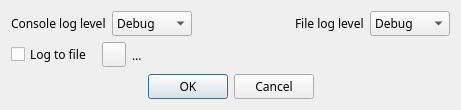
<?xml version="1.0" encoding="UTF-8"?>
<ui version="4.0">
 <class>LoggingDialog</class>
 <widget class="QDialog" name="LoggingDialog">
  <property name="geometry">
   <rect>
    <x>0</x>
    <y>0</y>
    <width>461</width>
    <height>110</height>
   </rect>
  </property>
  <property name="font">
   <font>
    <family>Sans Serif</family>
    <pointsize>9</pointsize>
   </font>
  </property>
  <property name="windowTitle">
   <string>Logging settings</string>
  </property>
  <layout class="QVBoxLayout" name="verticalLayout">
   <item>
    <layout class="QHBoxLayout" name="levelLayout">
     <item>
      <widget class="QLabel" name="consoleLevelLabel">
       <property name="text">
        <string>Console log level</string>
       </property>
      </widget>
     </item>
     <item>
      <widget class="QComboBox" name="consoleLevel">
       <property name="minimumSize">
        <size>
         <width>80</width>
         <height>0</height>
        </size>
       </property>
       <property name="toolTip">
        <string>Choose minimum message severity level for logging to console</string>
       </property>
       <item>
        <property name="text">
         <string>Debug</string>
        </property>
       </item>
       <item>
        <property name="text">
         <string>Info</string>
        </property>
       </item>
       <item>
        <property name="text">
         <string>Warning</string>
        </property>
       </item>
       <item>
        <property name="text">
         <string>Error</string>
        </property>
       </item>
      </widget>
     </item>
     <item>
      <spacer name="horizontalSpacer">
       <property name="orientation">
        <enum>Qt::Horizontal</enum>
       </property>
       <property name="sizeHint" stdset="0">
        <size>
         <width>40</width>
         <height>20</height>
        </size>
       </property>
      </spacer>
     </item>
     <item>
      <widget class="QLabel" name="fileLevelLabel">
       <property name="text">
        <string>File log level</string>
       </property>
      </widget>
     </item>
     <item>
      <widget class="QComboBox" name="fileLevel">
       <property name="minimumSize">
        <size>
         <width>80</width>
         <height>0</height>
        </size>
       </property>
       <item>
        <property name="text">
         <string>Debug</string>
        </property>
       </item>
       <item>
        <property name="text">
         <string>Info</string>
        </property>
       </item>
       <item>
        <property name="text">
         <string>Warning</string>
        </property>
       </item>
       <item>
        <property name="text">
         <string>Error</string>
        </property>
       </item>
      </widget>
     </item>
    </layout>
   </item>
   <item>
    <layout class="QHBoxLayout" name="logFileLayout">
     <item>
      <widget class="QCheckBox" name="logToFile">
       <property name="maximumSize">
        <size>
         <width>85</width>
         <height>16777215</height>
        </size>
       </property>
       <property name="toolTip">
        <string>Select to activate file logging</string>
       </property>
       <property name="text">
        <string>Log to file</string>
       </property>
      </widget>
     </item>
     <item>
      <widget class="QPushButton" name="showFileDialog">
       <property name="maximumSize">
        <size>
         <width>24</width>
         <height>16777215</height>
        </size>
       </property>
       <property name="toolTip">
        <string>Choose a log file</string>
       </property>
       <property name="text">
        <string/>
       </property>
       <property name="icon">
        <iconset resource="../resources/res.qrc">
         <normaloff>:/preset-load.png</normaloff>:/preset-load.png</iconset>
       </property>
      </widget>
     </item>
     <item>
      <widget class="QLabel" name="logFileNameText">
       <property name="toolTip">
        <string>Log file</string>
       </property>
       <property name="text">
        <string>...</string>
       </property>
      </widget>
     </item>
    </layout>
   </item>
   <item>
    <widget class="QDialogButtonBox" name="buttonBox">
     <property name="orientation">
      <enum>Qt::Horizontal</enum>
     </property>
     <property name="standardButtons">
      <set>QDialogButtonBox::Cancel|QDialogButtonBox::Ok</set>
     </property>
     <property name="centerButtons">
      <bool>true</bool>
     </property>
    </widget>
   </item>
  </layout>
 </widget>
 <tabstops>
  <tabstop>buttonBox</tabstop>
 </tabstops>
 <resources>
  <include location="../resources/res.qrc"/>
 </resources>
 <connections>
  <connection>
   <sender>buttonBox</sender>
   <signal>accepted()</signal>
   <receiver>LoggingDialog</receiver>
   <slot>accept()</slot>
   <hints>
    <hint type="sourcelabel">
     <x>257</x>
     <y>194</y>
    </hint>
    <hint type="destinationlabel">
     <x>157</x>
     <y>203</y>
    </hint>
   </hints>
  </connection>
  <connection>
   <sender>buttonBox</sender>
   <signal>rejected()</signal>
   <receiver>LoggingDialog</receiver>
   <slot>reject()</slot>
   <hints>
    <hint type="sourcelabel">
     <x>314</x>
     <y>194</y>
    </hint>
    <hint type="destinationlabel">
     <x>286</x>
     <y>203</y>
    </hint>
   </hints>
  </connection>
 </connections>
</ui>
